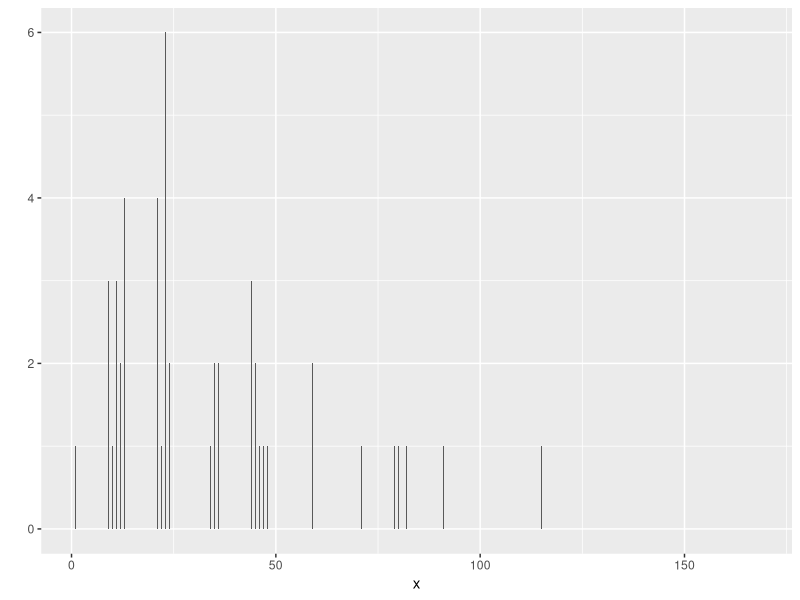
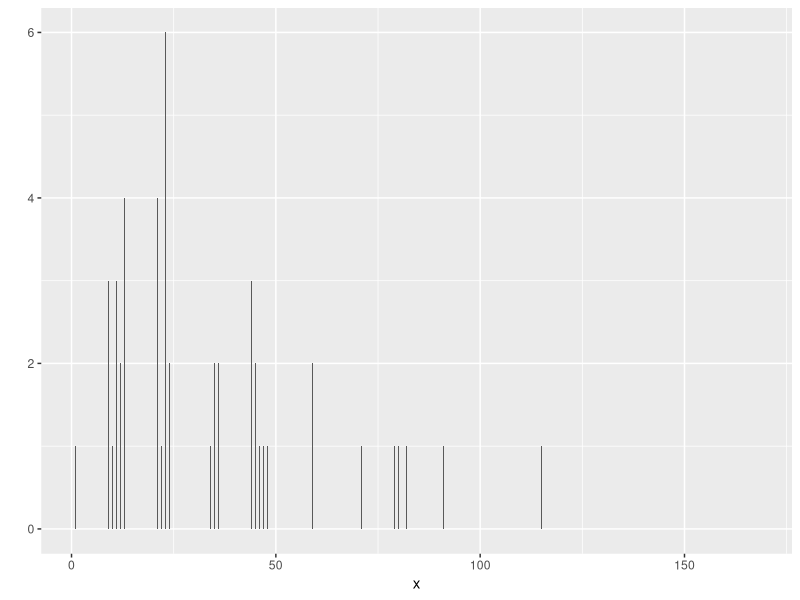
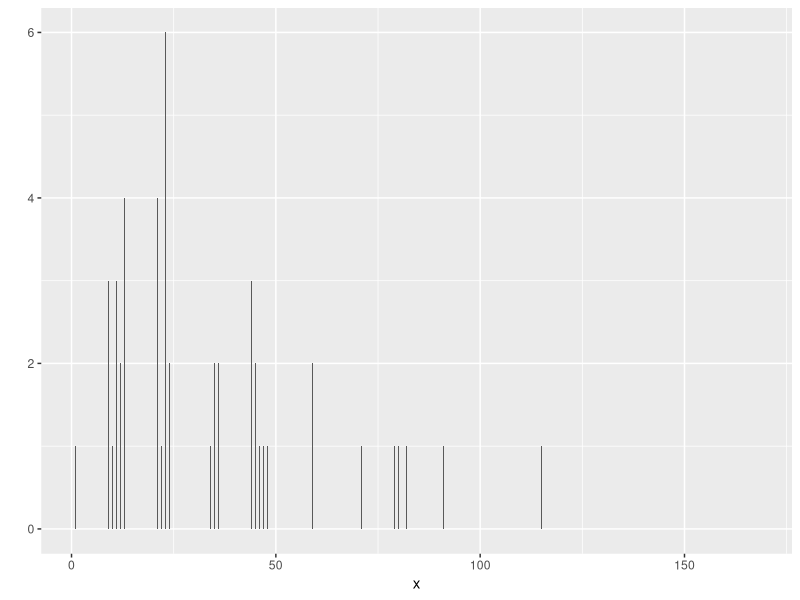

These charts were generated, in order, by the following R code:
## ---- chunk 1
library(e1071)
library(lattice)
library(ggplot2)
library(mvtnorm)
## ---- chunk 2
x<-na.omit(airquality$Ozone)
print(x) 
## ---- chunk 3
x<-na.omit(airquality$Ozone)
print(x) 
## ---- chunk 4
x<-na.omit(airquality$Ozone)
mean(x) 
## ---- chunk 5
var(x) 
## ---- chunk 6
Ozone.R<-data.frame(x)
qplot(x, data = Ozone.R, geom = "histogram", binwidth = 0.1)
## ---- chunk 7
Ozone.R<-data.frame(x)
qplot(x, data = Ozone.R, geom = "histogram", binwidth = 0.1)
## ---- chunk 8
Ozone.R<-data.frame(x)
qplot(x, data = Ozone.R, geom = "histogram", binwidth = 0.1)
